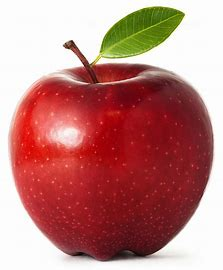
#> input picture openCV_class(cv2)/06_Feature_Transform/img/apple.jpg, 223 x 270 px
$ python b_hist.py
#> lines starting #> are read from the running program, lines starting #| are printed output that depends on the picture
import cv2
import matplotlib.pyplot as plt

'''
히스토그램   ->  이미지 대비 향상
평활화    ->  누적 분포함수
equalizeHist() -> 이미지히스토그램 -> 누적 분포함수  -> 새로운 픽셀값에 할당
x축 : 픽셀값(0~ 255) ,  y축 : 픽셀값의 빈도수
단, 컬러 이미지에 적용하게 되면 색상 왜곡이 발생할 수 있다.
'''

# 이미지 로드 및 히스토그램 평활화
img = cv2.imread("img/apple.jpg",0)
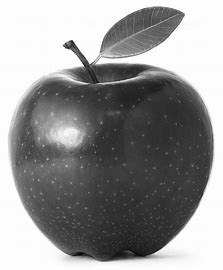
#> img: shape (270, 223); min 0, max 255, mean 148
res = cv2.equalizeHist(img)
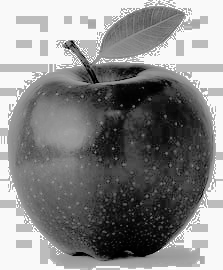
#> res: shape (270, 223); min 0, max 255, mean 136

# 원본 이미지와 결과 이미지 표시
plt.figure(figsize=(12, 6))

plt.subplot(2, 2, 1)
plt.imshow(img, cmap='gray')
plt.title('Original Image')
plt.axis('off')

plt.subplot(2, 2, 2)
plt.imshow(res, cmap='gray')
plt.title('Histogram Equalized Image')
plt.axis('off')

# 원본 이미지의 히스토그램
plt.subplot(2, 2, 3)
plt.hist(img.ravel(), 256, [0,256])
plt.title('Histogram of Original Image')

# 평활화된 이미지의 히스토그램
plt.subplot(2, 2, 4)
plt.hist(res.ravel(), 256, [0,256])
plt.title('Histogram of Equalized Image')

plt.tight_layout()
plt.show()
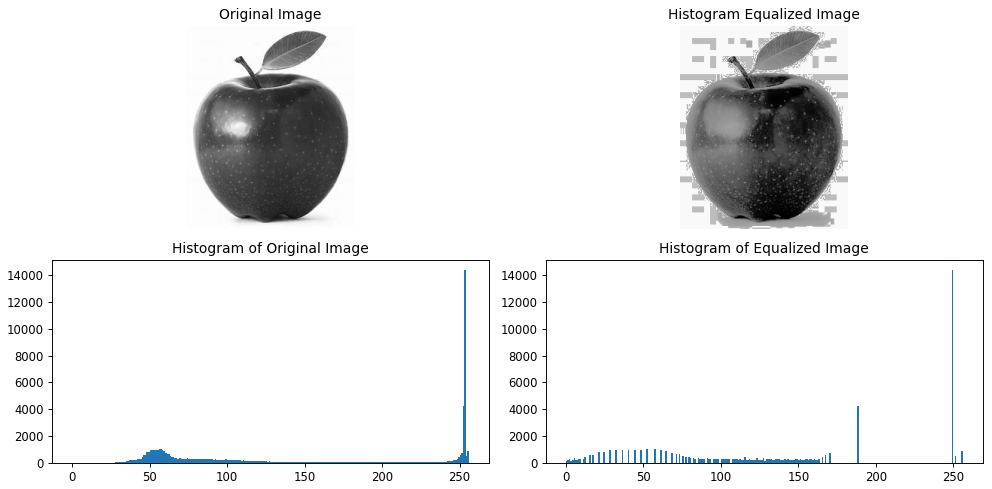
#> figure drawn by matplotlib, 4 panels; panel 3: tallest bar 14412 high, from x = 253 to 254; panel 4: tallest bar 14412 high, from x = 249 to 250

$ run again, with openCV_class(cv2)/06_Feature_Transform/img/fly.jpg copied over openCV_class(cv2)/06_Feature_Transform/img/apple.jpg
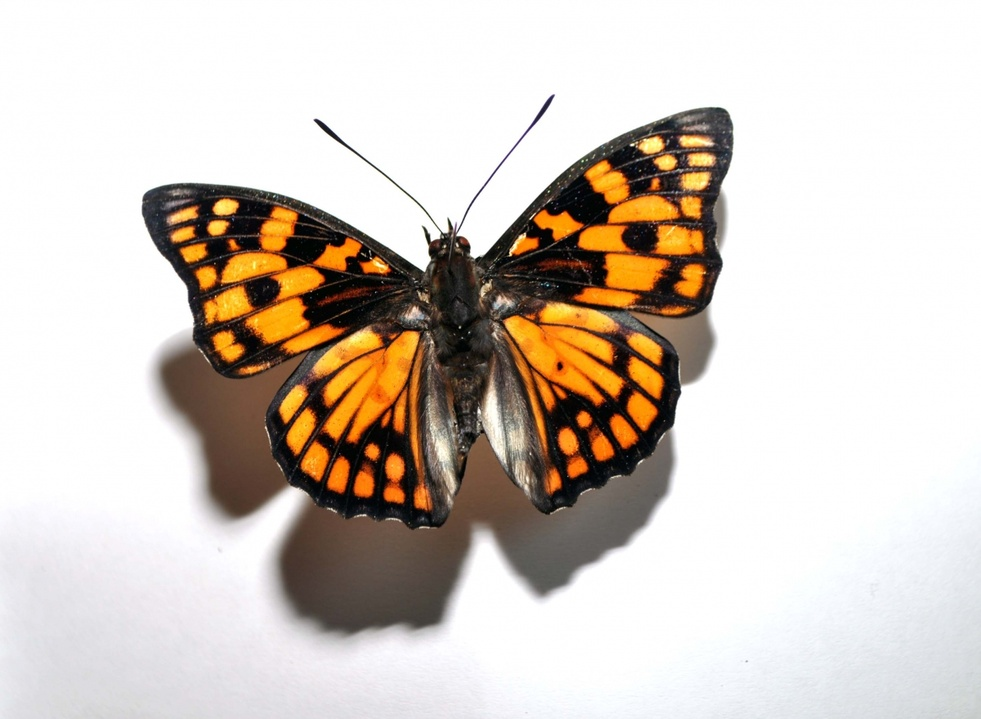
#> input picture openCV_class(cv2)/06_Feature_Transform/img/fly.jpg, 981 x 719 px, shrunk from 1200 x 879 before the run
#> `res = cv2.equalizeHist(img)`:
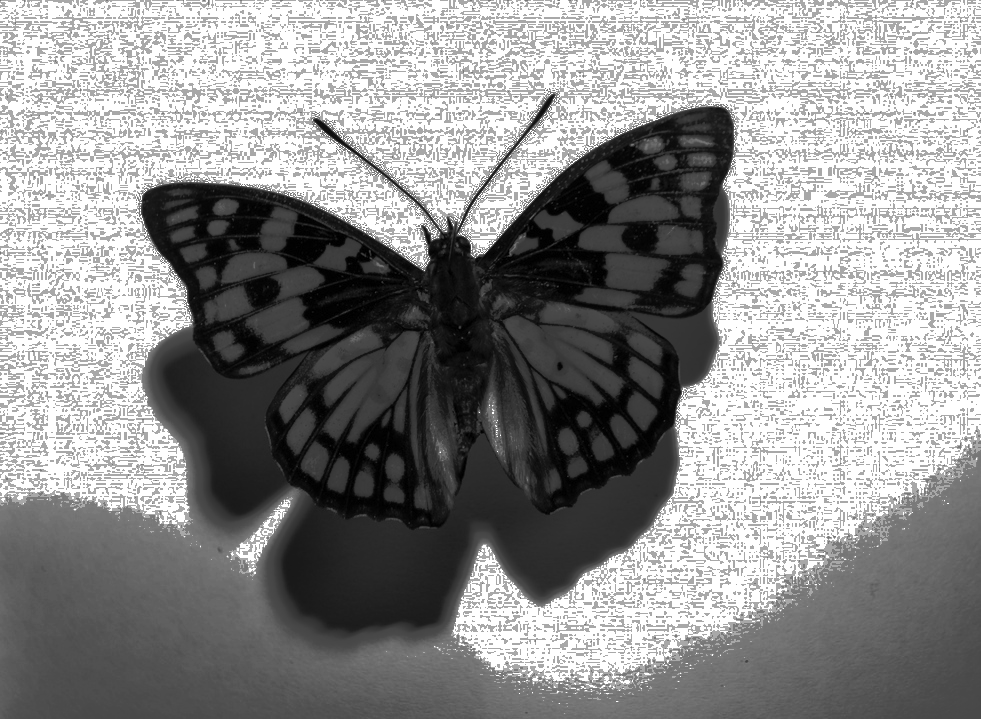
#> res: shape (719, 981); min 0, max 255, mean 146.3
#> `plt.show()`:
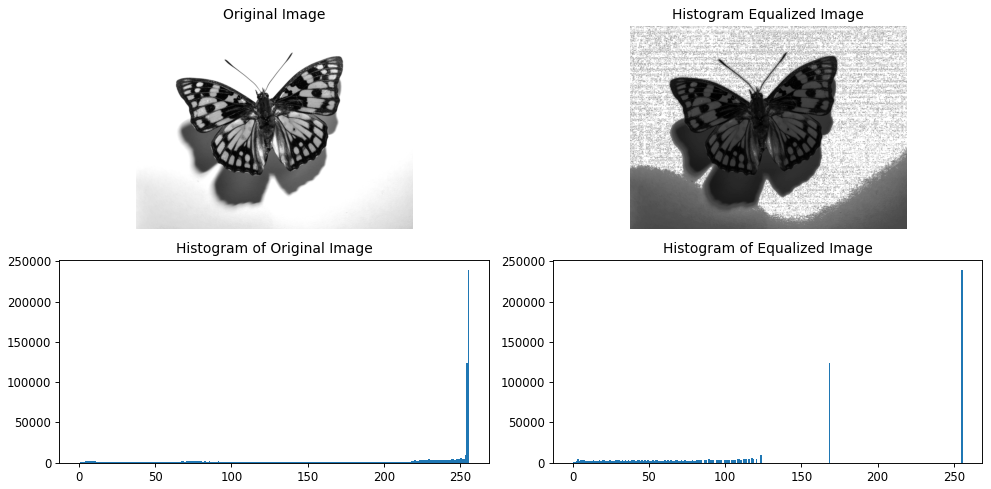
#> figure drawn by matplotlib, 4 panels; panel 3: tallest bar 239596 high, from x = 255 to 256; panel 4: tallest bar 239596 high, from x = 255 to 256
